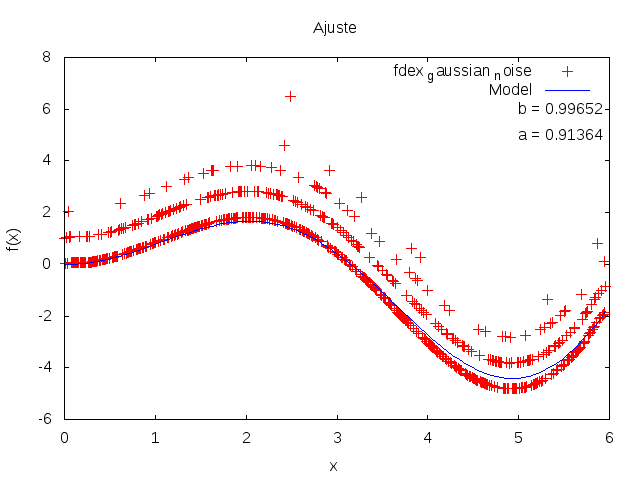

Write the gnuplot code that produced this figure.
f(x) = a * x * sin(b*x) #funcion a ajustar

a = 0.91364; b =0.99652 ;    #valores parametros modelo


#fit f(x) 'densidad_halo19.dat' u 1:2 via a,b 

plot "fdex_gaussian_noise.dat" u 1:2 w p lc rgb "red" title 'fdex_gaussian_noise' 

set terminal png
set output 'grafica_ajuste.png'
set pointsize 1.5
set xlabel 'x'
set ylabel 'f(x)'
set title ' Ajuste'
set label 'a = 0.91364' at 5,5
set label 'b = 0.99652' at 5,6



replot  f(x)  lc rgb "blue" title 'Model'
